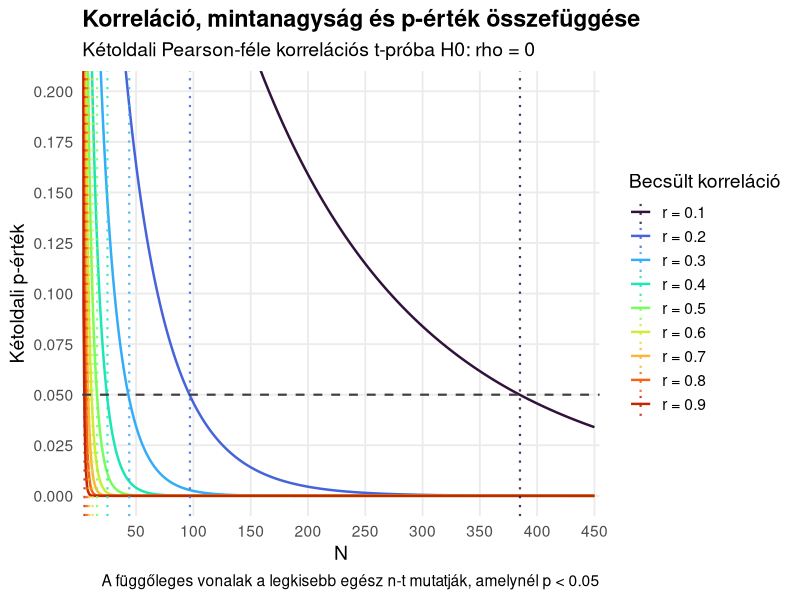
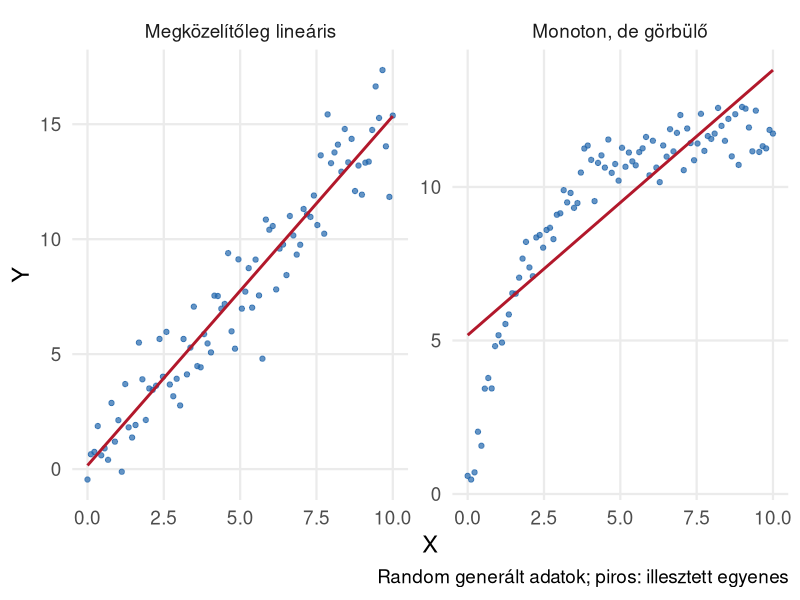
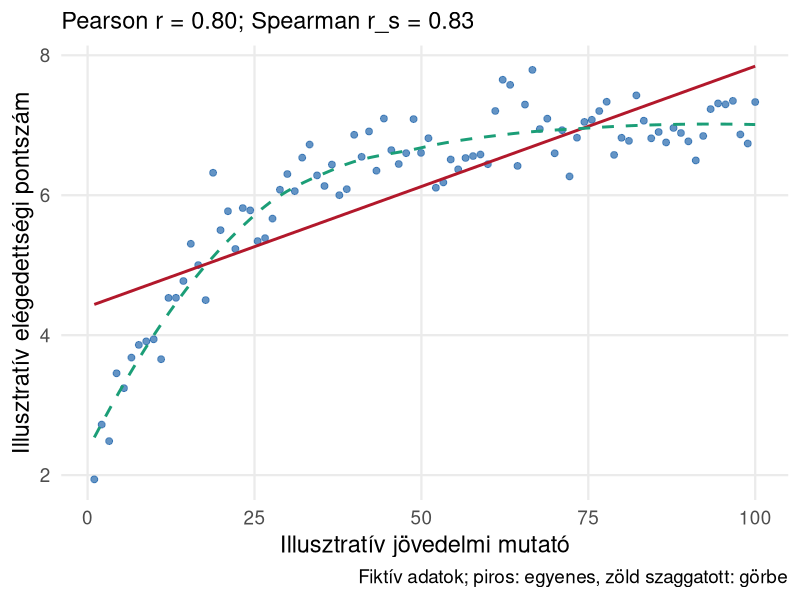
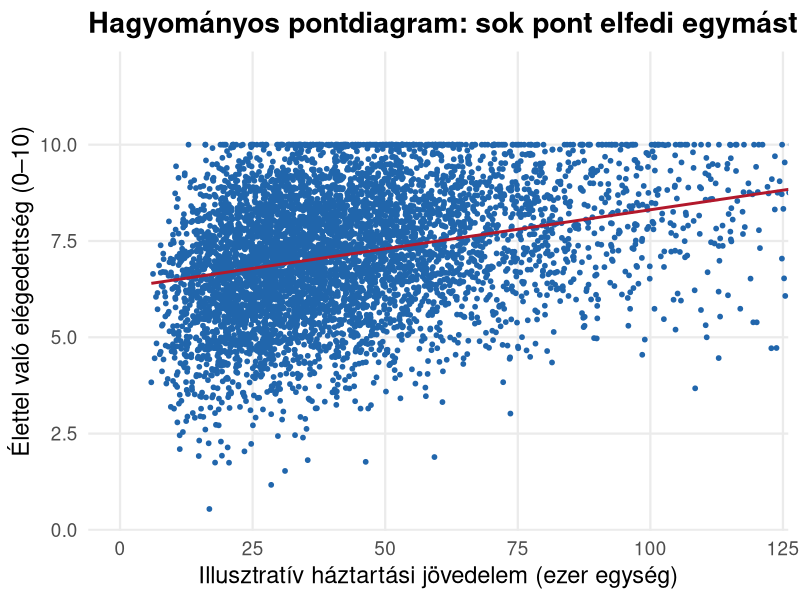
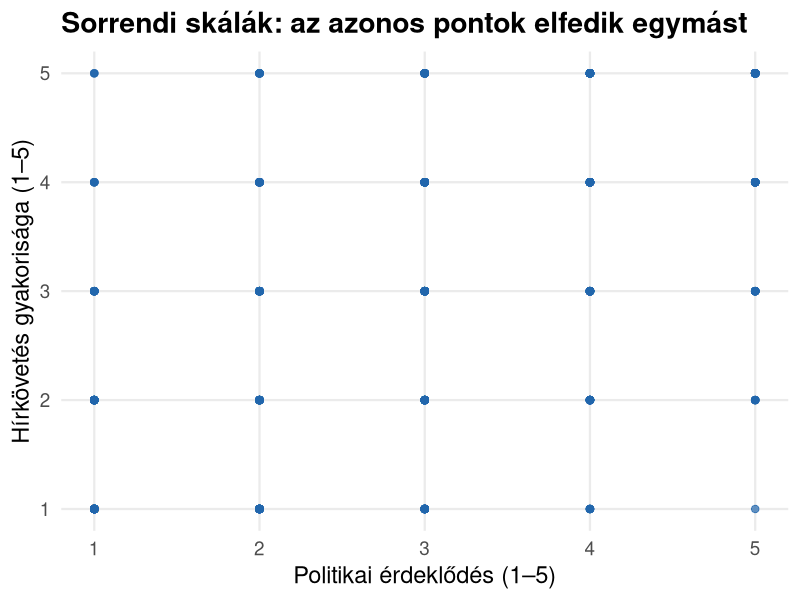
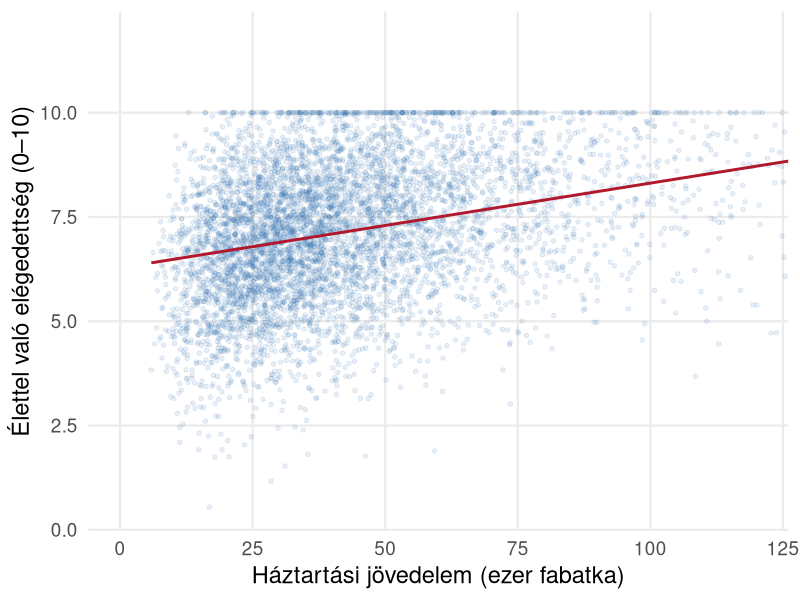
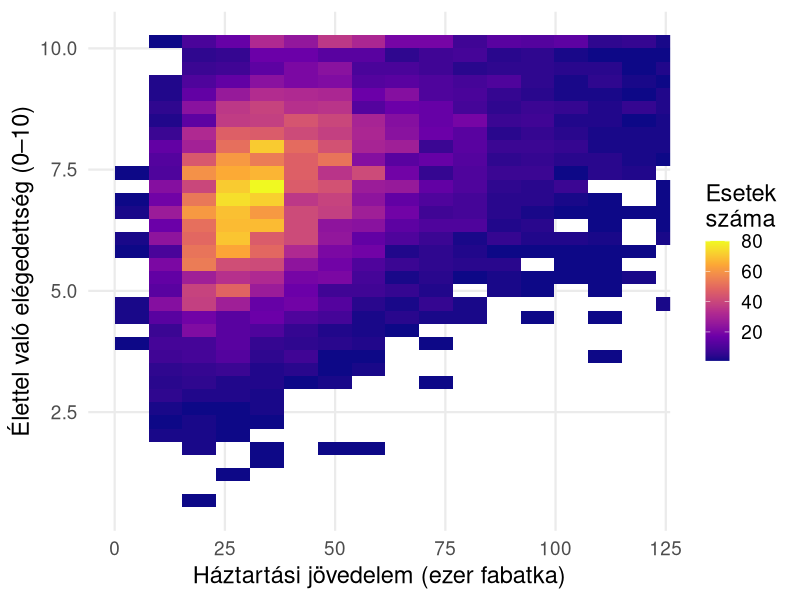
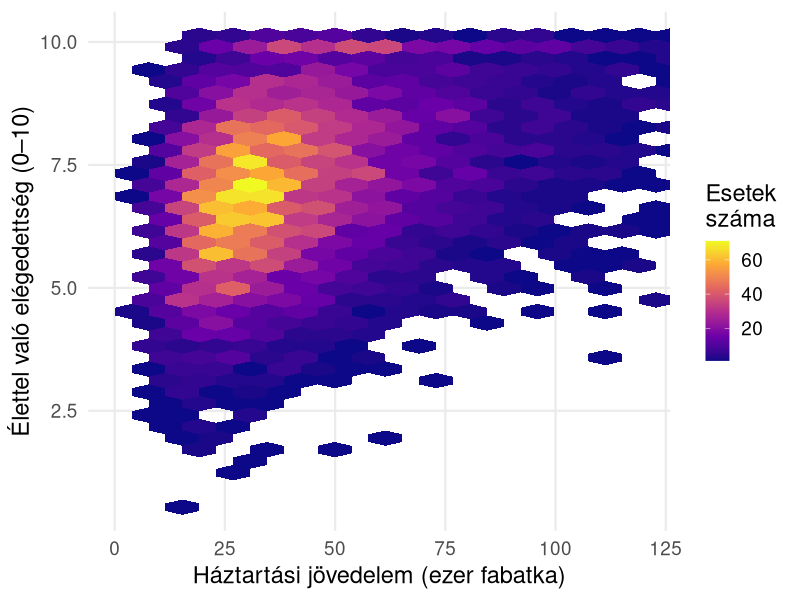

The R source for these figures, in order:
## ---- chunk 1
#| include: false
library(ggplot2)

theme_set(
  theme_minimal(base_size = 17) +
    theme(
      panel.grid.minor = element_blank(), 
      plot.title = element_text(face = "bold")
      )
    )

set.seed(2409)
## ---- chunk 2
alpha <- 0.05
r_values <- seq(0.1, 0.9, by = 0.1)
n_values <- 3:450

dat <- expand.grid(n = n_values, r = r_values)
dat$t_stat <- with(dat, r * sqrt((n - 2) / (1 - r^2)))
dat$p_value <- with(dat, 2 * pt(-abs(t_stat), df = n - 2))
dat$r_label <- factor(sprintf("r = %.1f", dat$r),
                      levels = sprintf("r = %.1f", r_values))

# The first integer sample size at which each fixed observed r has p < .05.
crossings <- do.call(rbind, lapply(split(dat, dat$r_label), function(d) {
  d[which(d$p_value < alpha)[1], c("n", "r", "p_value", "r_label")]
}))

p <- ggplot(dat, aes(x = n, y = p_value, colour = r_label)) +
  geom_line(linewidth = 0.85) +
  geom_hline(yintercept = alpha, linetype = "dashed",
             colour = "grey25", linewidth = 0.75) +
  geom_vline(data = crossings,
               aes(xintercept = n, colour = r_label),
               linetype = "dotted", linewidth = 0.75, alpha = 0.85) +
  scale_colour_viridis_d(option = "turbo", end = 0.9, name = "Becsült korreláció") +
  scale_x_continuous(breaks = seq(0, 450, by = 50), expand = expansion(mult = c(0, .01))) +
  scale_y_continuous(breaks = seq(0, 0.20, by = 0.025),
                     labels = function(x) sprintf("%.3f", x)) +
  coord_cartesian(xlim = c(3, 450), ylim = c(0, 0.20)) +
  labs(
    title = "Korreláció, mintanagyság és p-érték összefüggése",
    subtitle = "Kétoldali Pearson-féle korrelációs t-próba H0: rho = 0",
    x = "N",
    y = "Kétoldali p-érték",
    caption = "A függőleges vonalak a legkisebb egész n-t mutatják, amelynél p < 0.05"
  ) +
  theme_minimal(base_size = 14) +
  theme(panel.grid.minor = element_blank(),
        legend.position = "right",
        plot.title = element_text(face = "bold"))

print(p)
## ---- chunk 3
#| fig-width: 11
#| fig-height: 4.4
x <- seq(0, 10, length.out = 90)
d <- rbind(
  data.frame(x=x, y=1.5*x+rnorm(90,0,1.6), minta="Megközelítőleg lineáris"),
  data.frame(x=x, y=12*(1-exp(-x/2))+rnorm(90,0,.6), minta="Monoton, de görbülő")
)
ggplot(d,aes(x,y)) + geom_point(color="#2166ac",alpha=.7) +
  geom_smooth(method="lm",formula=y~x,se=FALSE,color="#b2182b") +
  facet_wrap(~minta,scales="free_y") + labs(x="X",y="Y",caption="Random generált adatok; piros: illesztett egyenes")
## ---- chunk 4
#| fig-width: 10
#| fig-height: 4.6
income <- seq(1,100,length.out=90)
satisfaction <- 2+5*(1-exp(-income/18))+rnorm(90,0,.35)
illustration <- data.frame(income,satisfaction)
rp <- cor(income,satisfaction)
rs <- cor(income,satisfaction,method="spearman")
ggplot(illustration,aes(income,satisfaction))+
  geom_point(color="#2166ac",alpha=.7,size=2)+
  geom_smooth(method="lm",formula=y~x,se=FALSE,color="#b2182b",linewidth=1)+
  geom_smooth(method="loess",se=FALSE,color="#1b9e77",linewidth=1,linetype="dashed")+
  labs(x="Illusztratív jövedelmi mutató",y="Illusztratív elégedettségi pontszám",
       subtitle=sprintf("Pearson r = %.2f; Spearman r_s = %.2f",rp,rs),
       caption="Fiktív adatok; piros: egyenes, zöld szaggatott: görbe")
## ---- chunk 5
#| include: false
library(ggplot2)
library(hexbin)
set.seed(20261005)
theme_set(
  theme_minimal(base_size = 17) +
    theme(
      panel.grid.minor = element_blank(),
      plot.title = element_text(face = "bold"),
      legend.position = "right"
    )
)

# Nagy, folytonos változókból álló szimulált minta
n <- 6000
income <- rlnorm(n, meanlog = 10.55, sdlog = 0.55) / 1000
life_satisfaction <- pmin(10, pmax(0,
  3.0 + 1.15 * log(income + 1) + rnorm(n, 0, 1.55)
))
continuous <- data.frame(income, life_satisfaction)

# Két, erősen diszkrét sorrendi változó
n_ord <- 700
latent_interest <- rnorm(n_ord)
latent_news <- 0.65 * latent_interest + rnorm(n_ord, 0, 0.85)
political_interest <- cut(latent_interest,
                           breaks = c(-Inf, -0.85, -0.25, 0.35, 0.95, Inf),
                           labels = 1:5)
news_following <- cut(latent_news,
                      breaks = c(-Inf, -0.85, -0.25, 0.35, 0.95, Inf),
                      labels = 1:5)
ordinal <- data.frame(
  political_interest = as.integer(as.character(political_interest)),
  news_following = as.integer(as.character(news_following))
)
## ---- chunk 6
#| fig-width: 10
#| fig-height: 5.2
ggplot(continuous, aes(income, life_satisfaction)) +
  geom_point(color = "#2166ac", size = 1.3) +
  geom_smooth(method = "lm", formula = y ~ x, se = FALSE,
              color = "#b2182b", linewidth = 1) +
  coord_cartesian(xlim = c(0, 120)) +
  labs(title = "Hagyományos pontdiagram: sok pont elfedi egymást",
       x = "Illusztratív háztartási jövedelem (ezer egység)",
       y = "Élettel való elégedettség (0–10)")
## ---- chunk 7
#| fig-width: 9
#| fig-height: 5
ggplot(ordinal, aes(political_interest, news_following)) +
  geom_point(color = "#2166ac", size = 2.2, alpha = .7) +
  scale_x_continuous(breaks = 1:5) + scale_y_continuous(breaks = 1:5) +
  labs(title = "Sorrendi skálák: az azonos pontok elfedik egymást",
       x = "Politikai érdeklődés (1–5)",
       y = "Hírkövetés gyakorisága (1–5)")
## ---- chunk 8
#| fig-width: 10
#| fig-height: 5.2
ggplot(continuous, aes(income, life_satisfaction)) +
  geom_point(color = "#2166ac", alpha = .10, size = 1.25) +
  geom_smooth(method = "lm", formula = y ~ x, se = FALSE,
              color = "#b2182b", linewidth = 1) +
  coord_cartesian(xlim = c(0, 120)) +
  labs(x = "Háztartási jövedelem (ezer fabatka)",
       y = "Élettel való elégedettség (0–10)")
## ---- chunk 9
#| fig-width: 10
#| fig-height: 5.2
ggplot(continuous, aes(income, life_satisfaction)) +
  geom_bin_2d(bins = 35) +
  scale_fill_viridis_c(option = "C", name = "Esetek\nszáma") +
  coord_cartesian(xlim = c(0, 120)) +
  labs(x = "Háztartási jövedelem (ezer fabatka)",
       y = "Élettel való elégedettség (0–10)")
## ---- chunk 10
#| fig-width: 10
#| fig-height: 5.2
ggplot(continuous, aes(income, life_satisfaction)) +
  geom_hex(bins = 35) +
  scale_fill_viridis_c(option = "C", name = "Esetek\nszáma") +
  coord_cartesian(xlim = c(0, 120)) +
  labs(x = "Háztartási jövedelem (ezer fabatka)",
       y = "Élettel való elégedettség (0–10)")
## ---- chunk 11
#| fig-width: 10
#| fig-height: 5.2
ggplot(continuous, aes(income, life_satisfaction)) +
  geom_point(color = "#2166ac", alpha = .06, size = 1) +
  geom_density_2d(color = "#b2182b", linewidth = .8) +
  coord_cartesian(xlim = c(0, 120)) +
  labs(x = "Háztartási jövedelem (ezer fabatka)",
       y = "Élettel való elégedettség (0–10)")
## ---- chunk 12
#| fig-width: 9
#| fig-height: 5
set.seed(20261005)
ggplot(ordinal, aes(political_interest, news_following)) +
  geom_jitter(width = .15, height = .15, color = "#2166ac", alpha = .35, size = 1.9) +
  scale_x_continuous(breaks = 1:5) + scale_y_continuous(breaks = 1:5) +
  labs(x = "Politikai érdeklődés",
       y = "Hírkövetés gyakorisága")
## ---- chunk 13
#| fig-width: 9
#| fig-height: 5
ggplot(ordinal, aes(political_interest, news_following)) +
  geom_count(color = "#2166ac", alpha = .75) +
  scale_x_continuous(breaks = 1:5) + scale_y_continuous(breaks = 1:5) +
  scale_size_area(max_size = 18, name = "Esetek\nszáma") +
  labs(x = "Politikai érdeklődés",
       y = "Hírkövetés gyakorisága")
